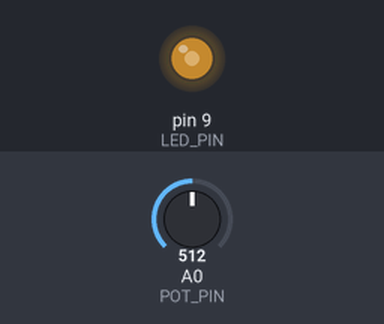
Recording of a sketch running on a simulated Arduino Uno, built with avr-gcc and run on an emulated ATmega328P. On the bench: output pins drawn as LEDs (lit = HIGH). The inputs (shaded band) are chosen by the test bench; at power-on: A0 (POT_PIN) = 512.

Above: at 1.2 s.
1.3 s: A0 (POT_PIN) set to 716
At 2.0 s:
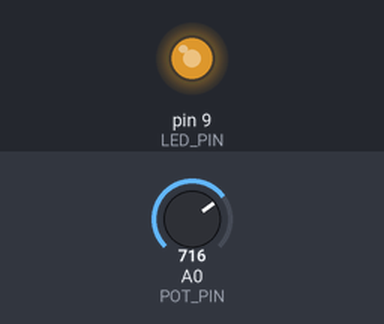
2.8 s: A0 (POT_PIN) set to 900
At 3.2 s:
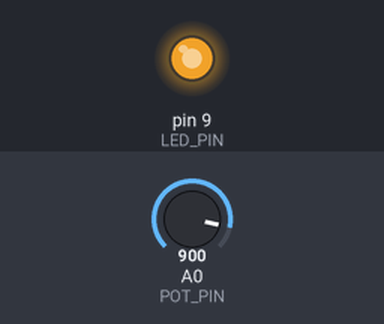
4.3 s: A0 (POT_PIN) set to 122
At 5.5 s:
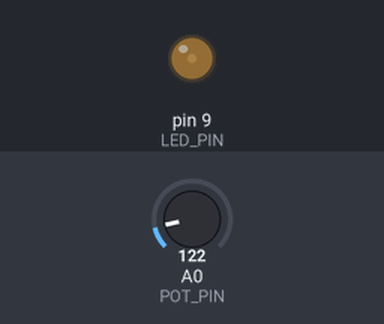
5.8 s: A0 (POT_PIN) set to 0
At 6.7 s:
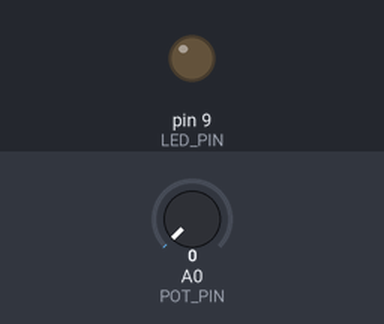
7.3 s: A0 (POT_PIN) set to 511
At 7.8 s:
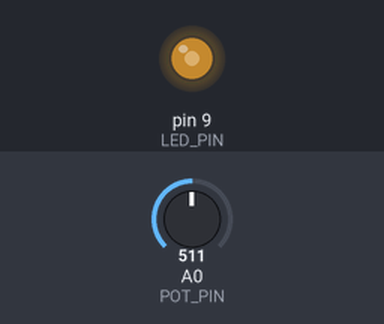
Timing chart, 0 to 9.8 s (numbered marks = the images above; inputs shaded):
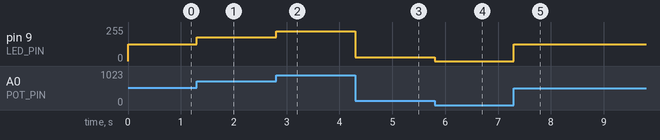

The sketch:

003-potentiometer-led.ino
```cpp
// 003

const int POT_PIN = A0;
const int LED_PIN = 9;

void setup() {
    pinMode(LED_PIN, OUTPUT);
}

void loop() {
    int potValue = analogRead(POT_PIN);

    int brightness = map(potValue, 0, 1023, 0, 255);

    analogWrite(LED_PIN, brightness);
}
```

Measured:
- after the input at 1.3 s, pin 9 (LED_PIN): 127/255 → 178/255 at once
- after the input at 2.8 s, pin 9 (LED_PIN): 178/255 → 224/255 at once
- after the input at 4.3 s, pin 9 (LED_PIN): 224/255 → 30/255 at once
- after the input at 5.8 s, pin 9 (LED_PIN): 30/255 → 0/255 at once
- after the input at 7.3 s, pin 9 (LED_PIN): 0/255 → 127/255 at once
